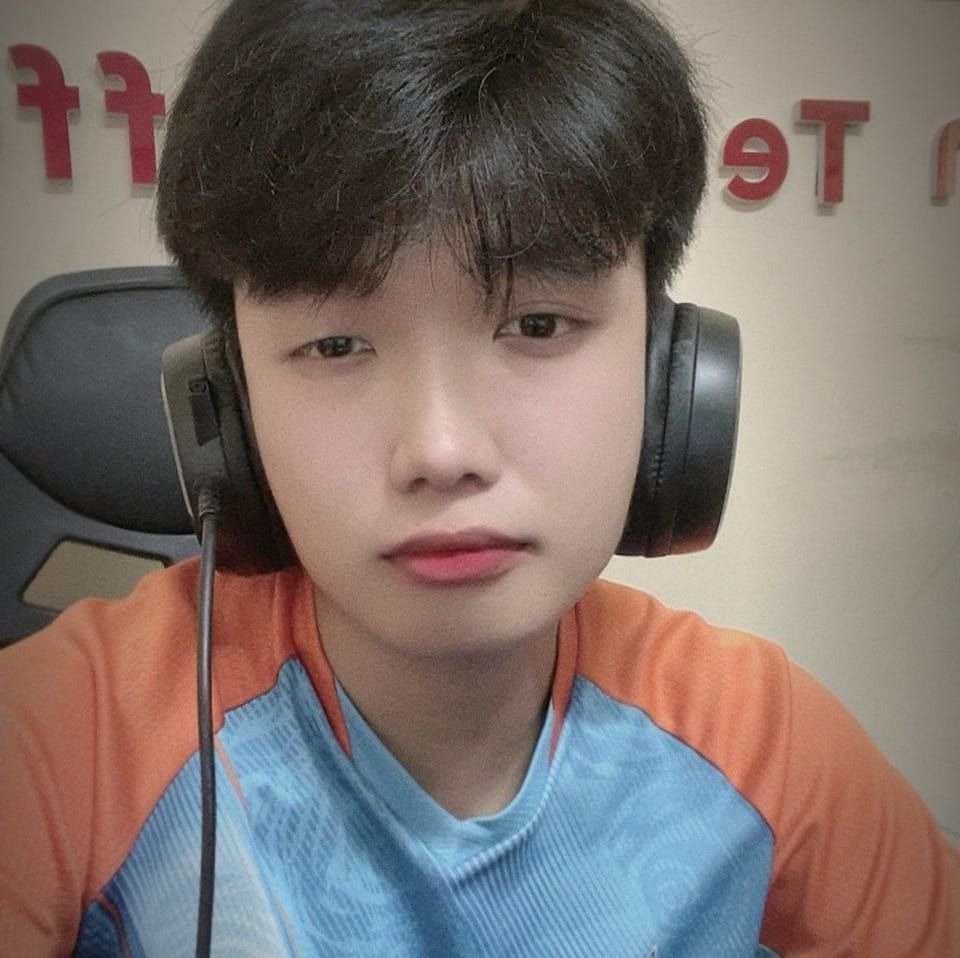
#> input picture Bai2/he.jpg, 960 x 958 px
$ python Main.py   (older library calls are emulated)
#> lines starting #> are read from the running program, lines starting #| are printed output that depends on the picture
import cv2
import numpy as np
import matplotlib.pyplot as plt

# Đọc ảnh
image = cv2.imread('he.jpg', cv2.IMREAD_GRAYSCALE)
#> image: shape (958, 960); min 0, max 233, mean 114.3

# Khai báo toán tử Sobel
sobel_x = np.array([[-1, 0, 1],
                    [-2, 0, 2],
                    [-1, 0, 1]])

sobel_y = np.array([[1, 2, 1],
                    [0, 0, 0],
                    [-1, -2, -1]])

# Dò biên bằng toán tử Sobel
gradient_x = cv2.filter2D(image, cv2.CV_64F, sobel_x)
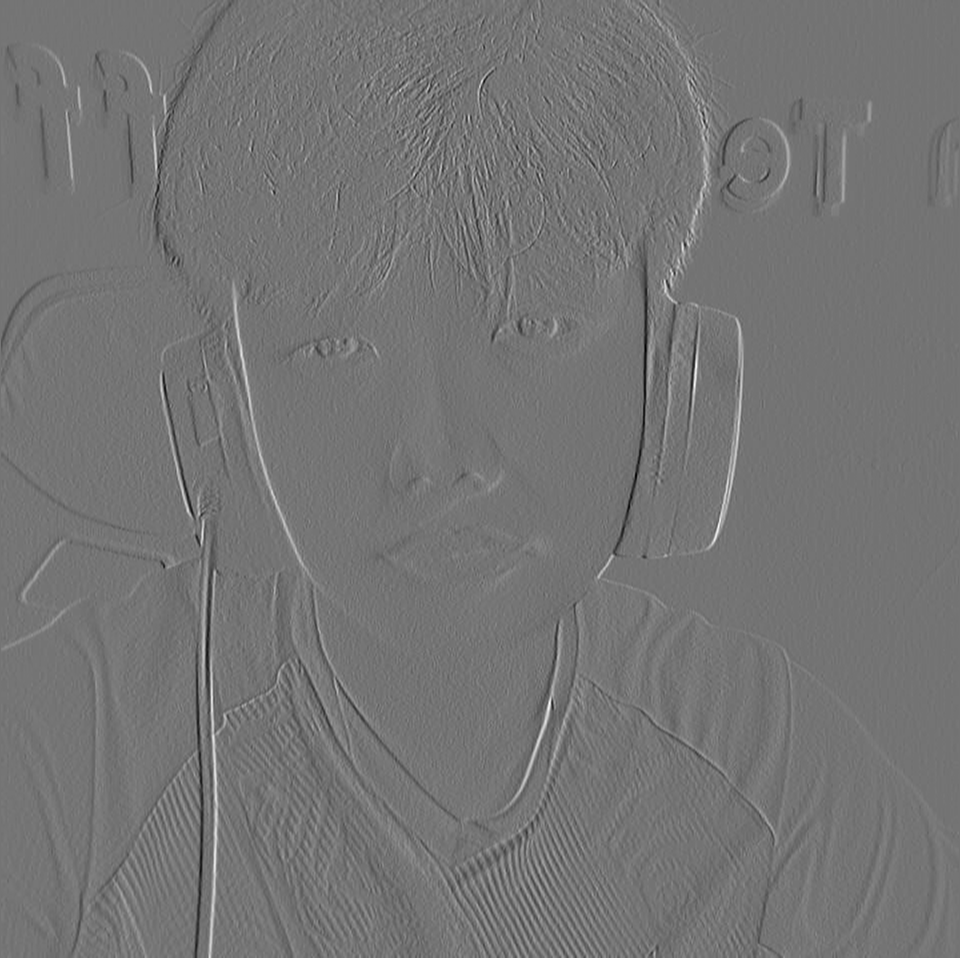
#> gradient_x: shape (958, 960) float64; min -418, max 495, mean 0.2; drawn with min black and max white
gradient_y = cv2.filter2D(image, cv2.CV_64F, sobel_y)
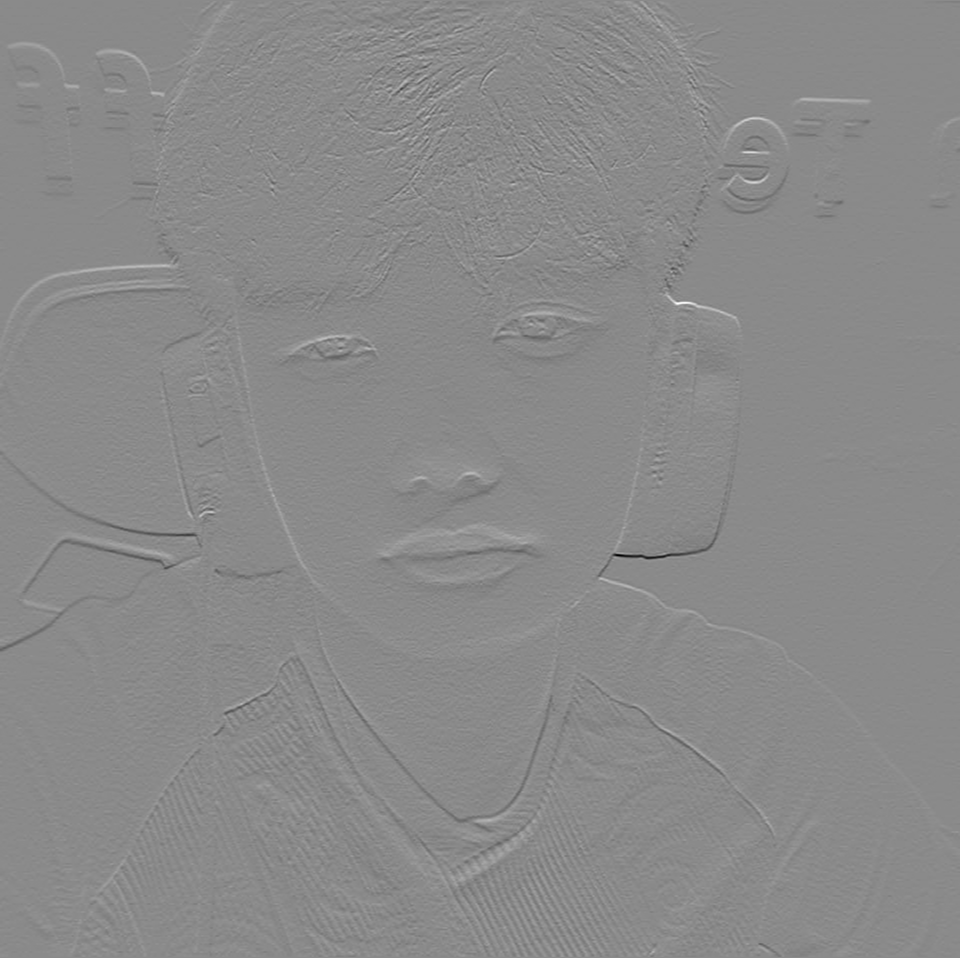
#> gradient_y: shape (958, 960) float64; min -654, max 552, mean -0.1; drawn with min black and max white
sobel_magnitude = np.sqrt(gradient_x**2 + gradient_y**2)
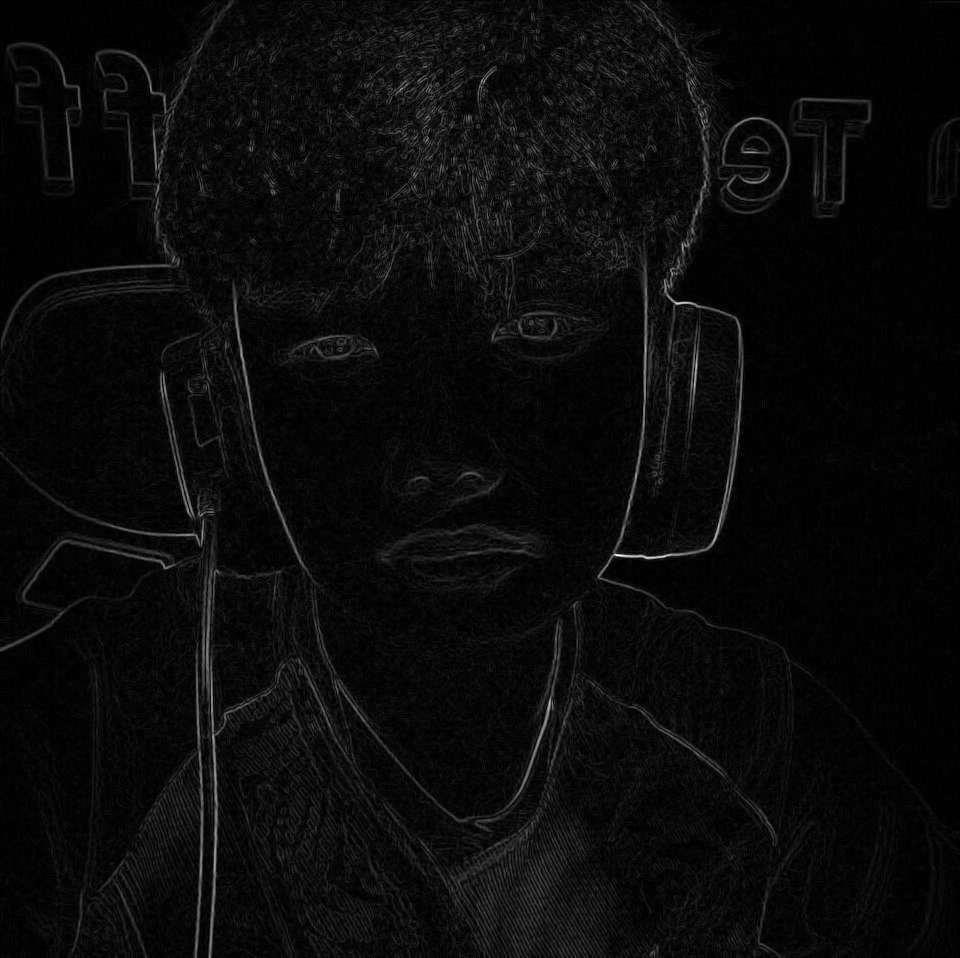
#> sobel_magnitude: shape (958, 960) float64; min 0, max 658, mean 28.2; drawn with min black and max white

# Khai báo kernel Laplace Gaussian
def laplacian_of_gaussian(sigma):
#> called with sigma = 1
    size = int(2 * (np.ceil(3 * sigma)) + 1)
    log_kernel = np.zeros((size, size))
    mean = size // 2
    for x in range(size):
        for y in range(size):
            x_val = x - mean
            y_val = y - mean
            log_kernel[x, y] = (1 / (np.pi * sigma**4)) * (sigma**2 - (x_val**2 + y_val**2)) * \
                               np.exp(- (x_val**2 + y_val**2) / (2 * sigma**2))
    return log_kernel

log_kernel = laplacian_of_gaussian(sigma=1.0)
laplacian = cv2.filter2D(image, cv2.CV_64F, log_kernel)
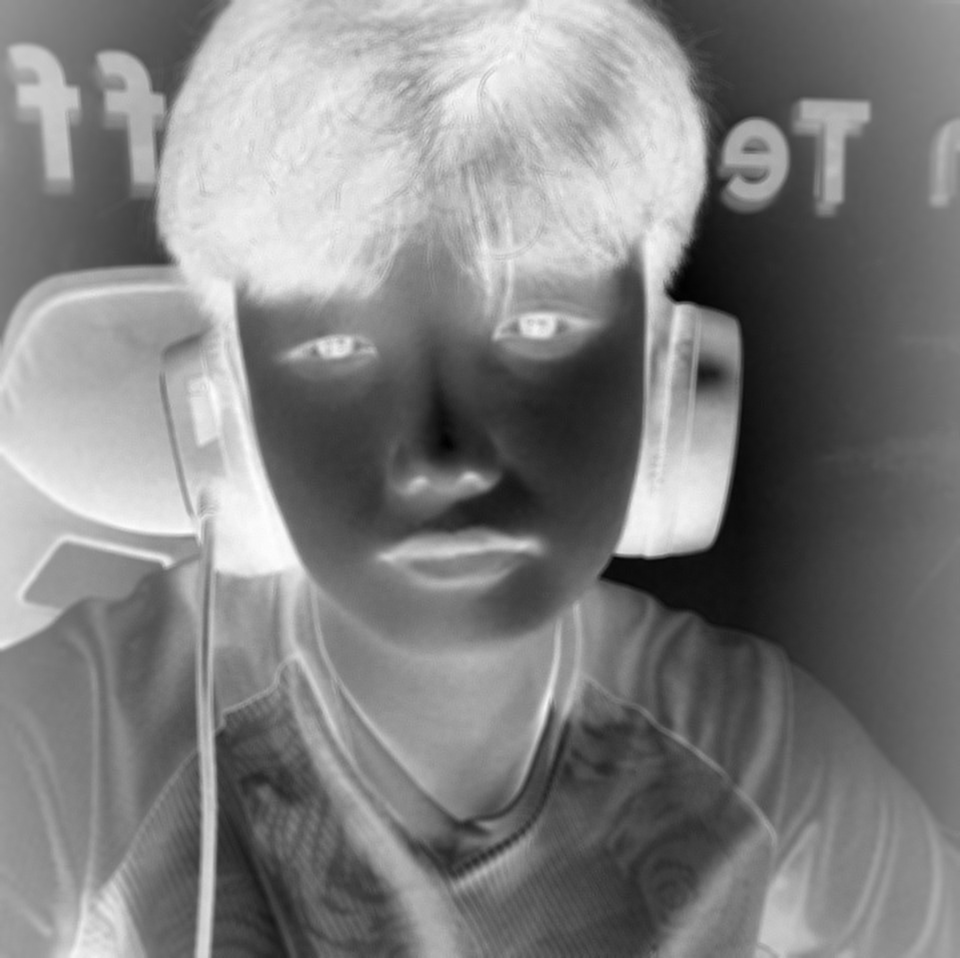
#> laplacian: shape (958, 960) float64; min -432.4, max -25.21, mean -226.6; drawn with min black and max white

# Hiển thị kết quả
plt.figure(figsize=(10, 8))

plt.subplot(2, 2, 1)
plt.title('Original Image')
plt.imshow(image, cmap='gray')
plt.axis('off')

plt.subplot(2, 2, 2)
plt.title('Sobel Magnitude')
plt.imshow(sobel_magnitude, cmap='gray')
plt.axis('off')

plt.subplot(2, 2, 3)
plt.title('Laplacian of Gaussian')
plt.imshow(laplacian, cmap='gray')
plt.axis('off')

plt.tight_layout()
plt.show()
